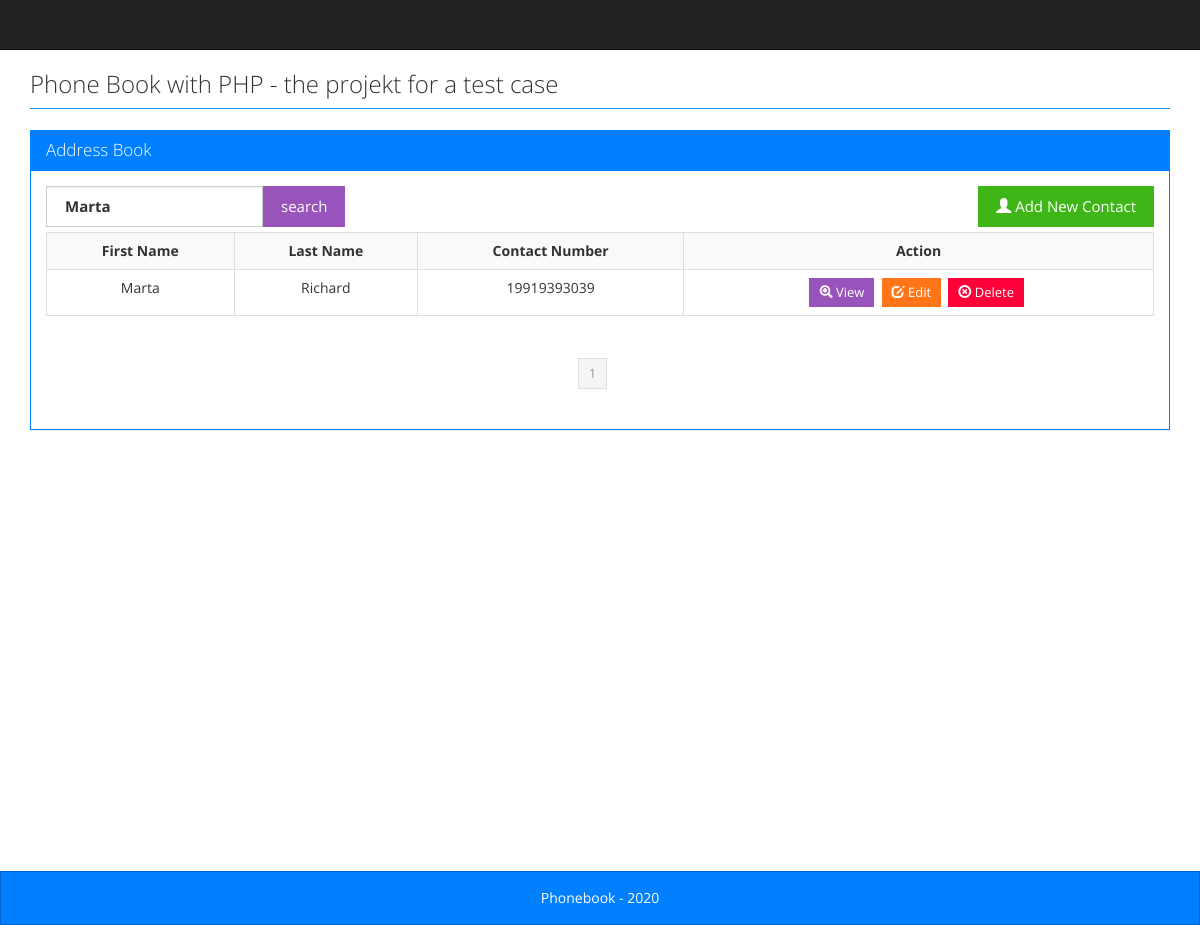
Page /index.php?keyword=Marta on the committed database.
### tables this page shows
CREATE TABLE `tbl_contacts` (
  `contact_id` int(11) NOT NULL,
  `first_name` varchar(255) NOT NULL,
  `last_name` varchar(255) NOT NULL,
  `contact_no1` varchar(255) NOT NULL
);

### index.php (the view, shortened to what this page needs)
<?php
  require_once("config.php");
  include("header.php");
  if (!(isset($_GET['pagenum']))) {
    $pagenum = 1;
  } else {
    $pagenum = $_GET['pagenum'];
  }
  $page_limit = ($_GET["show"] <> "" && is_numeric($_GET["show"]) ) ? $_GET["show"] : 8;
try {
  $keyword = trim($_GET["keyword"]);
  if ($keyword <> "" ) {
    $sql = "SELECT * FROM tbl_contacts WHERE 1 AND "
            . " (first_name LIKE :keyword) ORDER BY first_name ";
    $stmt = $DB->prepare($sql);
    $stmt->bindValue(":keyword", $keyword."%");
  } else {
    $sql = "SELECT * FROM tbl_contacts WHERE 1 ORDER BY first_name ";
    $stmt = $DB->prepare($sql);
  }
  $stmt->execute();
  $total_count = count($stmt->fetchAll());
  $last = ceil($total_count / $page_limit);
  $lower_limit = ($pagenum - 1) * $page_limit;
  $lower_limit = ($lower_limit < 0) ? 0 : $lower_limit;
  $sql2 = $sql . " limit " . ($lower_limit) . " ,  " . ($page_limit) . " ";
  $stmt = $DB->prepare($sql2);
  if ($keyword <> "" ) {
    $stmt->bindValue(":keyword", $keyword."%");
   }
  $stmt->execute();
  $results = $stmt->fetchAll();
} catch (Exception $ex) {
  echo $ex->getMessage();
}
?>
<div class="row">
  <div class="panel panel-primary">
    <div class="panel-heading">
      <h3 class="panel-title">Address Book</h3>
    </div>
    <div class="panel-body">
      <div class="col-lg-12" style="padding-left: 0; padding-right: 0;">
        <form action="index.php" method="get" >
        <div class="col-lg-6 pull-left"style="padding-left: 0;">
          <span class="pull-left">
            <label class="col-lg-12 control-label" for="keyword" style="padding-right: 0;">
              <input type="text" value="<?php echo $_GET["keyword"]; ?>" placeholder="search by text" id="" class="form-control" name="keyword" style="height: 41px;">
            </label>
          </span>
          <button class="btn btn-info">search</button>
        </div>
        </form>
        <div class="pull-right" ><a href="contacts.php"><button class="btn btn-success"><span class="glyphicon glyphicon-user"></span> Add New Contact</button></a></div>
      </div>
      <div class="clearfix"></div>
      <?php
          if(count($results) > 0) {
        ?>
        <div class="table-responsive">
          <table class="table table-striped table-hover table-bordered ">
            <tbody>
              <tr>
                <th>First Name</th>
                <th>Last Name</th>
                <th>Contact Number</th>
                <th>Action </th>
              </tr>
        <?php
          foreach ($results as $res) {
        ?>
                <tr>
                  <td><?php echo $res["first_name"]; ?></td>
                  <td><?php echo $res["last_name"]; ?></td>
                  <td><?php echo $res["contact_no1"]; ?></td>
                  <td>
                    <a href="view_contacts.php?cid=<?php echo $res["contact_id"]; ?>"><button class="btn btn-sm btn-info"><span class="glyphicon glyphicon-zoom-in"></span> View</button></a>&nbsp;
                    <a href="contacts.php?m=update&cid=<?php echo $res["contact_id"]; ?>&pagenum=<?php echo $_GET["pagenum"]; ?>"><button class="btn btn-sm btn-warning"><span class="glyphicon glyphicon-edit"></span> Edit</button></a>&nbsp;
                    <a href="process_form.php?mode=delete&cid=<?php echo $res["contact_id"]; ?>&keyword=<?php echo $_GET["keyword"]; ?>&pagenum=<?php echo $_GET["pagenum"]; ?>" onclick="return confirm('Are you sure?')"><button class="btn btn-sm btn-danger"><span class="glyphicon glyphicon-remove-circle"></span> Delete</button></a>&nbsp;
                  </td>
                </tr>
        <?php
          }
         ?>
            </tbody>
          </table>
        </div>
        <div class="col-lg-12 center">
          <ul class="pagination pagination-sm">
      <?php
      for ($i = 1; $i <= $last; $i++) {
        if ($i == $pagenum) {
          ?>
                <li class="active"><a href="javascript:void(0);" ><?php echo $i ?></a></li>
                <?php
              } else {
                ?>
                <li><a href="index.php?pagenum=<?php echo $i; ?>&keyword=<?php echo $_GET["keyword"]; ?>" class="links"  onclick="displayRecords('<?php echo $page_limit; ?>', '<?php echo $i; ?>');" ><?php echo $i ?></a></li>
                <?php
              }
            }
            ?>
          </ul>
        </div>
          <?php
            } else {
          ?>
        <div class="well well-lg">No contacts found.</div>
    <?php
      }
    ?>
    </div>
  </div>
</div>
<?php
  include("footer.php");
?>

### style.css (style rules this page uses)
html, body { height: 100%; }
body { font-size: 14px; line-height: 18px; }
.mainbody .row { margin: 0px; }
.panel-body { width: 100%; margin: 0 auto; }
.col-lg-12 { padding-left: 0; }
.table-bordered > thead > tr > th, .table-bordered > tbody > tr > th, .table-bordered > tfoot > tr > th, .table-bordered > thead > tr > td, .table-bordered > tbody > tr > td, .table-bordered > tfoot > tr > td { text-align: center; }
.center { float:none; margin: 0 auto; text-align: center; }

### rows in the picture
tbl_contacts: first_name "Marta", last_name "Richard", contact_no1 "19919393039"
